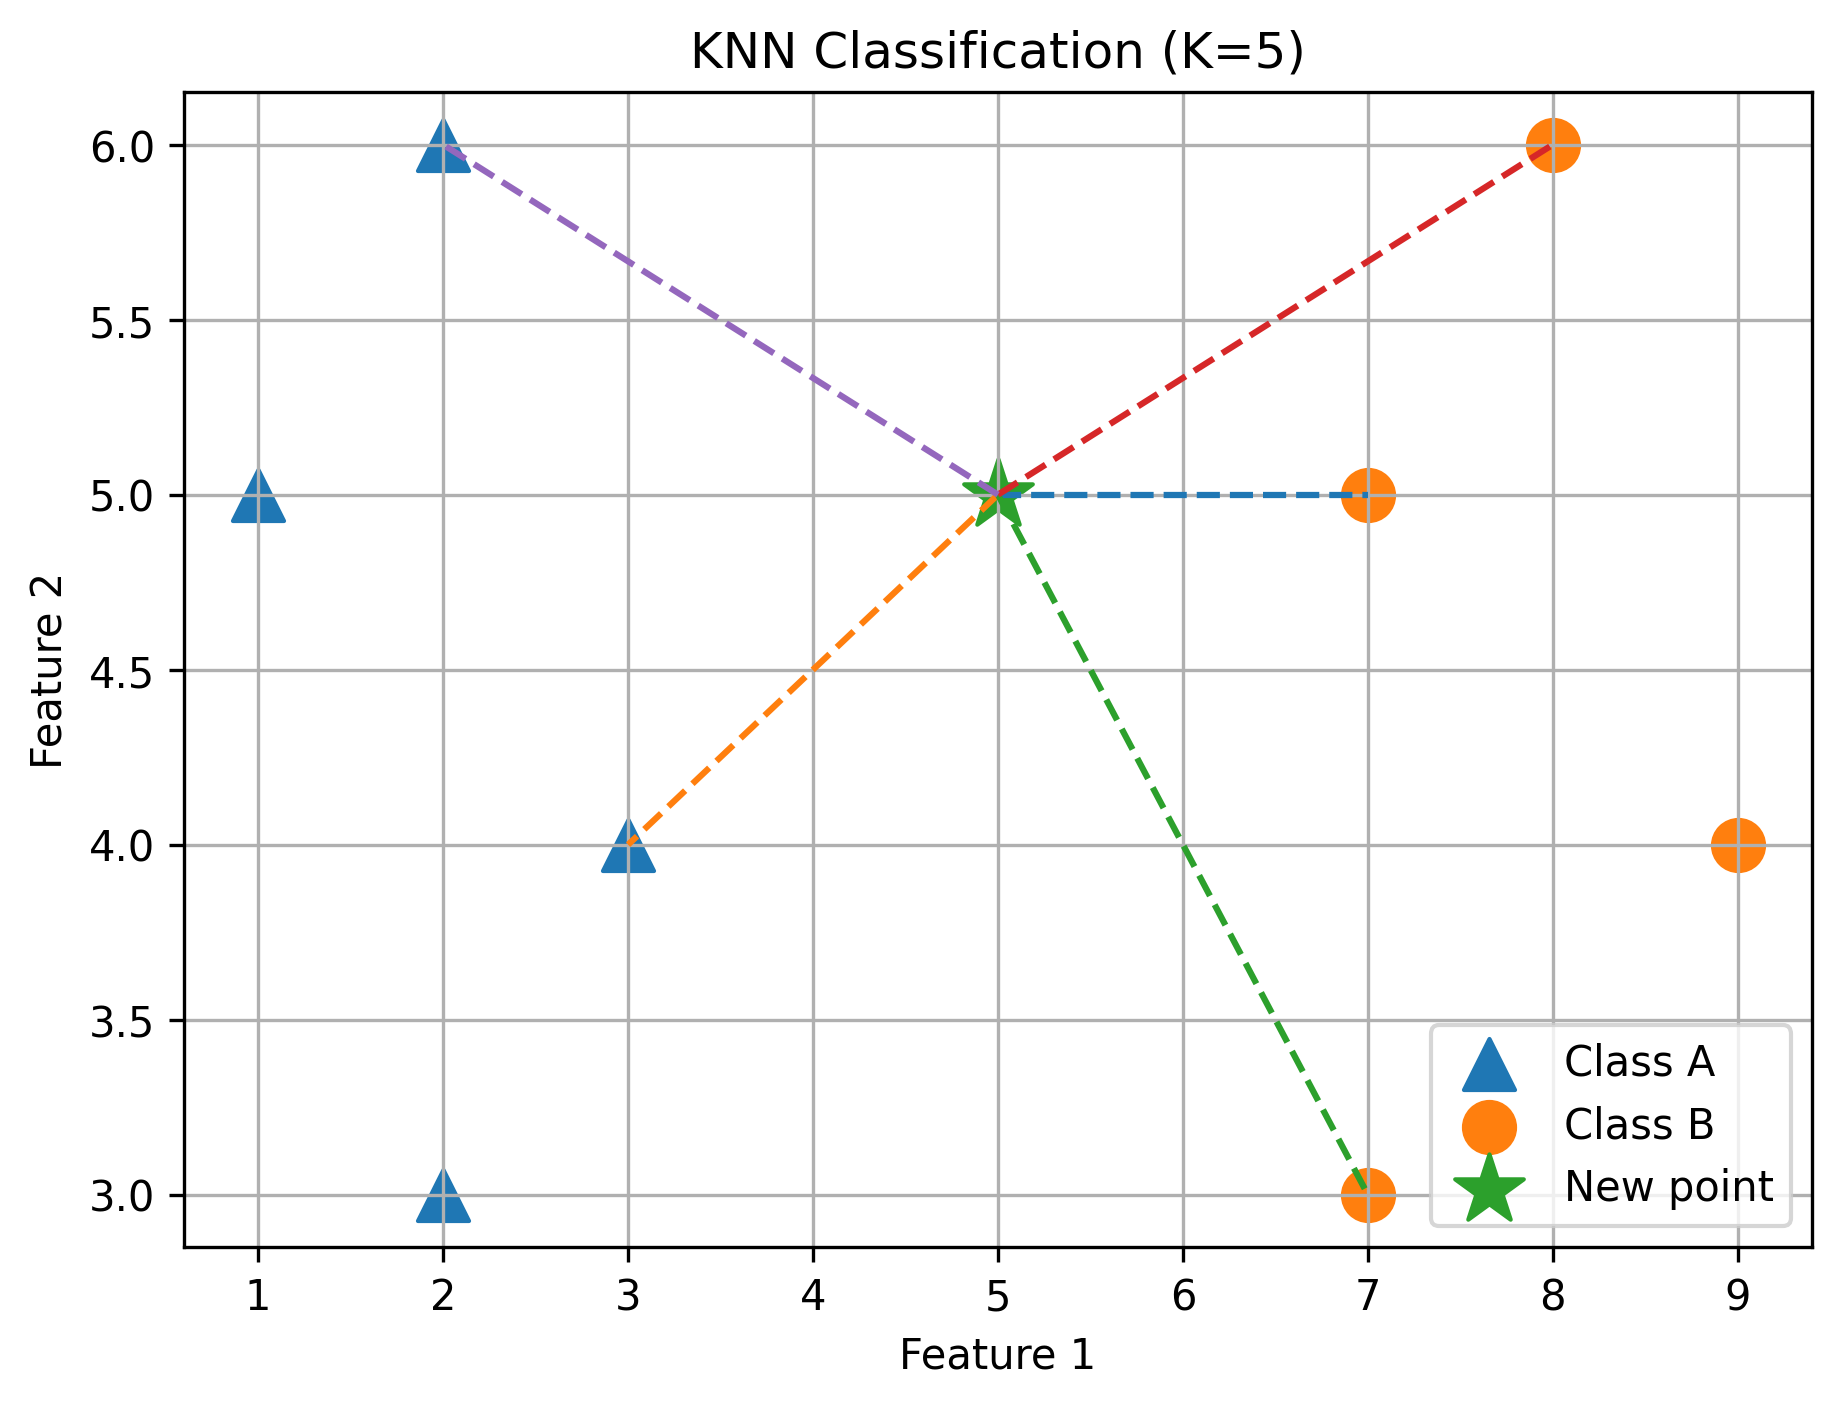

Here is the Python script that generated this plot:
import matplotlib.pyplot as plt
import numpy as np
from sklearn.neighbors import NearestNeighbors

# -----------------------
# 1. Create sample data
# -----------------------
class_A = np.array([
    [1, 5],
    [2, 6],
    [2, 3],
    [3, 4]
])

class_B = np.array([
    [7, 5],
    [8, 6],
    [7, 3],
    [9, 4]
])

# New unknown point
new_point = np.array([[5, 5]])

# Combine data
X = np.vstack([class_A, class_B])

# -----------------------
# 2. Find K nearest neighbors
# -----------------------
K = 5

knn = NearestNeighbors(n_neighbors=K)
knn.fit(X)

distances, indices = knn.kneighbors(new_point)

neighbors = X[indices[0]]

# -----------------------
# 3. Plot
# -----------------------
plt.figure(figsize=(7, 5))

# Plot training samples
plt.scatter(
    class_A[:, 0],
    class_A[:, 1],
    marker="^",
    s=150,
    label="Class A"
)

plt.scatter(
    class_B[:, 0],
    class_B[:, 1],
    marker="o",
    s=150,
    label="Class B"
)

# Plot new point
plt.scatter(
    new_point[:, 0],
    new_point[:, 1],
    marker="*",
    s=300,
    label="New point"
)

# Draw lines to nearest neighbors
for point in neighbors:
    plt.plot(
        [new_point[0, 0], point[0]],
        [new_point[0, 1], point[1]],
        linestyle="--"
    )

# Labels
plt.title(f"KNN Classification (K={K})")
plt.xlabel("Feature 1")
plt.ylabel("Feature 2")

plt.legend()
plt.grid(True)

# Save image
plt.savefig(
    "knn_example.png",
    dpi=300,
    bbox_inches="tight"
)

plt.show()
